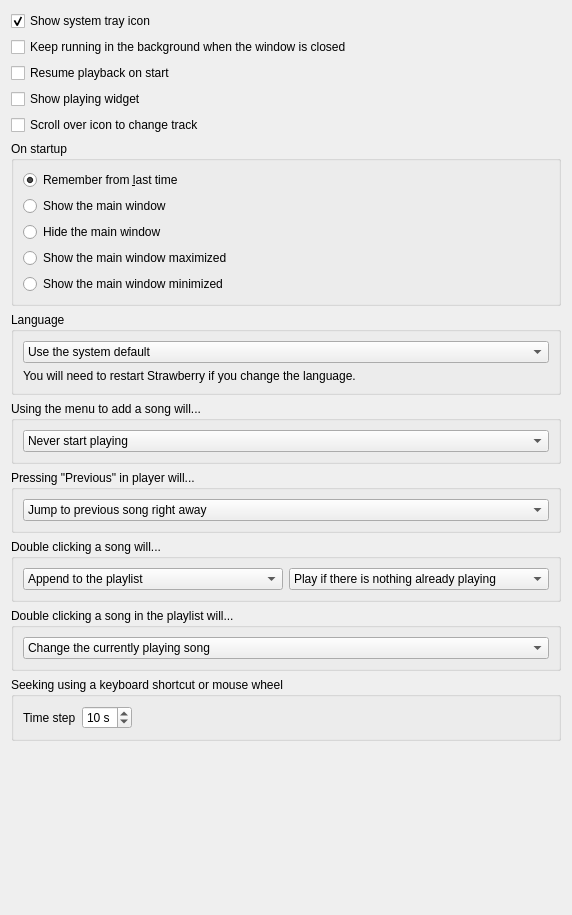
<?xml version="1.0" encoding="UTF-8"?>
<ui version="4.0">
 <class>BehaviourSettingsPage</class>
 <widget class="QWidget" name="BehaviourSettingsPage">
  <property name="geometry">
   <rect>
    <x>0</x>
    <y>0</y>
    <width>572</width>
    <height>915</height>
   </rect>
  </property>
  <property name="windowTitle">
   <string>Behavior</string>
  </property>
  <layout class="QVBoxLayout" name="layout_behavioursettingspage">
   <item>
    <widget class="QCheckBox" name="checkbox_showtrayicon">
     <property name="text">
      <string>Show system tray icon</string>
     </property>
     <property name="checked">
      <bool>true</bool>
     </property>
    </widget>
   </item>
   <item>
    <widget class="QCheckBox" name="checkbox_keeprunning">
     <property name="text">
      <string>Keep running in the background when the window is closed</string>
     </property>
     <property name="checked">
      <bool>false</bool>
     </property>
    </widget>
   </item>
   <item>
    <widget class="QCheckBox" name="checkbox_resumeplayback">
     <property name="text">
      <string>Resume playback on start</string>
     </property>
     <property name="checked">
      <bool>false</bool>
     </property>
    </widget>
   </item>
   <item>
    <widget class="QCheckBox" name="checkbox_playingwidget">
     <property name="text">
      <string>Show playing widget</string>
     </property>
    </widget>
   </item>
   <item>
    <widget class="QCheckBox" name="checkbox_scrolltrayicon">
     <property name="text">
      <string>Scroll over icon to change track</string>
     </property>
     <property name="checked">
      <bool>false</bool>
     </property>
    </widget>
   </item>
   <item>
    <widget class="QGroupBox" name="groupbox_startup">
     <property name="title">
      <string>On startup</string>
     </property>
     <layout class="QVBoxLayout" name="layout_startup">
      <item>
       <widget class="QRadioButton" name="radiobutton_remember">
        <property name="text">
         <string>Remember from &amp;last time</string>
        </property>
        <property name="checked">
         <bool>true</bool>
        </property>
       </widget>
      </item>
      <item>
       <widget class="QRadioButton" name="radiobutton_show">
        <property name="text">
         <string>Show the main window</string>
        </property>
       </widget>
      </item>
      <item>
       <widget class="QRadioButton" name="radiobutton_hide">
        <property name="text">
         <string>Hide the main window</string>
        </property>
       </widget>
      </item>
      <item>
       <widget class="QRadioButton" name="radiobutton_show_maximized">
        <property name="text">
         <string>Show the main window maximized</string>
        </property>
       </widget>
      </item>
      <item>
       <widget class="QRadioButton" name="radiobutton_show_minimized">
        <property name="text">
         <string>Show the main window minimized</string>
        </property>
       </widget>
      </item>
     </layout>
    </widget>
   </item>
   <item>
    <widget class="QGroupBox" name="groupbox_language">
     <property name="title">
      <string>Language</string>
     </property>
     <layout class="QVBoxLayout" name="layout_language">
      <item>
       <widget class="QComboBox" name="combobox_language">
        <item>
         <property name="text">
          <string>Use the system default</string>
         </property>
        </item>
       </widget>
      </item>
      <item>
       <widget class="QLabel" name="label_language">
        <property name="text">
         <string>You will need to restart Strawberry if you change the language.</string>
        </property>
       </widget>
      </item>
     </layout>
    </widget>
   </item>
   <item>
    <widget class="QGroupBox" name="groupbox_add_song">
     <property name="title">
      <string>Using the menu to add a song will...</string>
     </property>
     <layout class="QVBoxLayout" name="layout_menuplaymode">
      <item>
       <widget class="QComboBox" name="combobox_menuplaymode">
        <property name="currentIndex">
         <number>0</number>
        </property>
        <item>
         <property name="text">
          <string>Never start playing</string>
         </property>
        </item>
        <item>
         <property name="text">
          <string>Play if there is nothing already playing</string>
         </property>
        </item>
        <item>
         <property name="text">
          <string>Always start playing</string>
         </property>
        </item>
       </widget>
      </item>
     </layout>
    </widget>
   </item>
   <item>
    <widget class="QGroupBox" name="groupbox_previous">
     <property name="title">
      <string>Pressing &quot;Previous&quot; in player will...</string>
     </property>
     <layout class="QVBoxLayout" name="layout_previous">
      <item>
       <widget class="QComboBox" name="combobox_previousmode">
        <property name="currentIndex">
         <number>0</number>
        </property>
        <item>
         <property name="text">
          <string>Jump to previous song right away</string>
         </property>
        </item>
        <item>
         <property name="text">
          <string>Restart song, then jump to previous if pressed again</string>
         </property>
        </item>
       </widget>
      </item>
     </layout>
    </widget>
   </item>
   <item>
    <widget class="QGroupBox" name="groupbox_doubleclickaddmode">
     <property name="title">
      <string>Double clicking a song will...</string>
     </property>
     <layout class="QHBoxLayout" name="layout_doubleclickaddmode">
      <item>
       <widget class="QComboBox" name="combobox_doubleclickaddmode">
        <property name="currentIndex">
         <number>0</number>
        </property>
        <item>
         <property name="text">
          <string>Append to the playlist</string>
         </property>
        </item>
        <item>
         <property name="text">
          <string>Replace the playlist</string>
         </property>
        </item>
        <item>
         <property name="text">
          <string>Open in new playlist</string>
         </property>
        </item>
        <item>
         <property name="text">
          <string>Add to the queue</string>
         </property>
        </item>
       </widget>
      </item>
      <item>
       <widget class="QComboBox" name="combobox_doubleclickplaymode">
        <property name="currentIndex">
         <number>1</number>
        </property>
        <item>
         <property name="text">
          <string>Never start playing</string>
         </property>
        </item>
        <item>
         <property name="text">
          <string>Play if there is nothing already playing</string>
         </property>
        </item>
        <item>
         <property name="text">
          <string>Always start playing</string>
         </property>
        </item>
       </widget>
      </item>
     </layout>
    </widget>
   </item>
   <item>
    <widget class="QGroupBox" name="groupbox_doubleclickplaylist">
     <property name="title">
      <string>Double clicking a song in the playlist will...</string>
     </property>
     <layout class="QVBoxLayout" name="layout_doubleclickplaylist">
      <item>
       <widget class="QComboBox" name="combobox_doubleclickplaylistaddmode">
        <property name="currentIndex">
         <number>0</number>
        </property>
        <item>
         <property name="text">
          <string>Change the currently playing song</string>
         </property>
        </item>
        <item>
         <property name="text">
          <string>Add to the queue</string>
         </property>
        </item>
       </widget>
      </item>
     </layout>
    </widget>
   </item>
   <item>
    <widget class="QGroupBox" name="groupbox_seekstep">
     <property name="title">
      <string>Seeking using a keyboard shortcut or mouse wheel</string>
     </property>
     <layout class="QHBoxLayout" name="layout_seekstep">
      <item>
       <widget class="QLabel" name="label_seekstep">
        <property name="text">
         <string>Time step</string>
        </property>
       </widget>
      </item>
      <item>
       <widget class="QSpinBox" name="spinbox_seekstepsec">
        <property name="suffix">
         <string> s</string>
        </property>
        <property name="prefix">
         <string/>
        </property>
        <property name="minimum">
         <number>1</number>
        </property>
        <property name="maximum">
         <number>60</number>
        </property>
        <property name="value">
         <number>10</number>
        </property>
       </widget>
      </item>
      <item>
       <spacer name="spacer_seekstep">
        <property name="orientation">
         <enum>Qt::Horizontal</enum>
        </property>
        <property name="sizeHint" stdset="0">
         <size>
          <width>40</width>
          <height>20</height>
         </size>
        </property>
       </spacer>
      </item>
     </layout>
    </widget>
   </item>
   <item>
    <spacer name="spacer_bottom">
     <property name="orientation">
      <enum>Qt::Vertical</enum>
     </property>
     <property name="sizeHint" stdset="0">
      <size>
       <width>20</width>
       <height>5</height>
      </size>
     </property>
    </spacer>
   </item>
  </layout>
 </widget>
 <tabstops>
  <tabstop>checkbox_showtrayicon</tabstop>
  <tabstop>checkbox_keeprunning</tabstop>
  <tabstop>checkbox_resumeplayback</tabstop>
  <tabstop>checkbox_playingwidget</tabstop>
  <tabstop>checkbox_scrolltrayicon</tabstop>
  <tabstop>radiobutton_remember</tabstop>
  <tabstop>radiobutton_show</tabstop>
  <tabstop>radiobutton_hide</tabstop>
  <tabstop>radiobutton_show_maximized</tabstop>
  <tabstop>radiobutton_show_minimized</tabstop>
  <tabstop>combobox_language</tabstop>
  <tabstop>combobox_menuplaymode</tabstop>
  <tabstop>combobox_previousmode</tabstop>
  <tabstop>combobox_doubleclickaddmode</tabstop>
  <tabstop>combobox_doubleclickplaymode</tabstop>
  <tabstop>combobox_doubleclickplaylistaddmode</tabstop>
  <tabstop>spinbox_seekstepsec</tabstop>
 </tabstops>
 <resources/>
 <connections/>
</ui>
